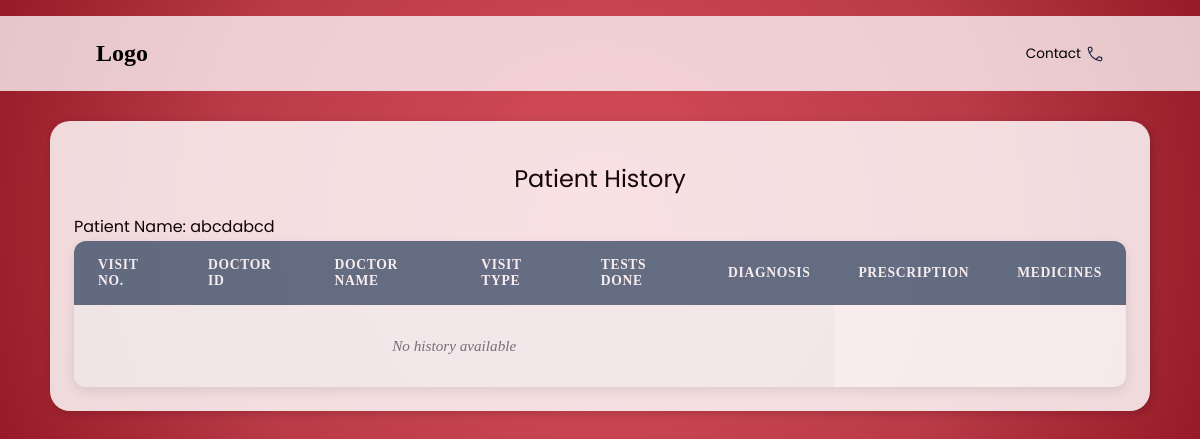
The app's page /view_patient_history/1, older data.
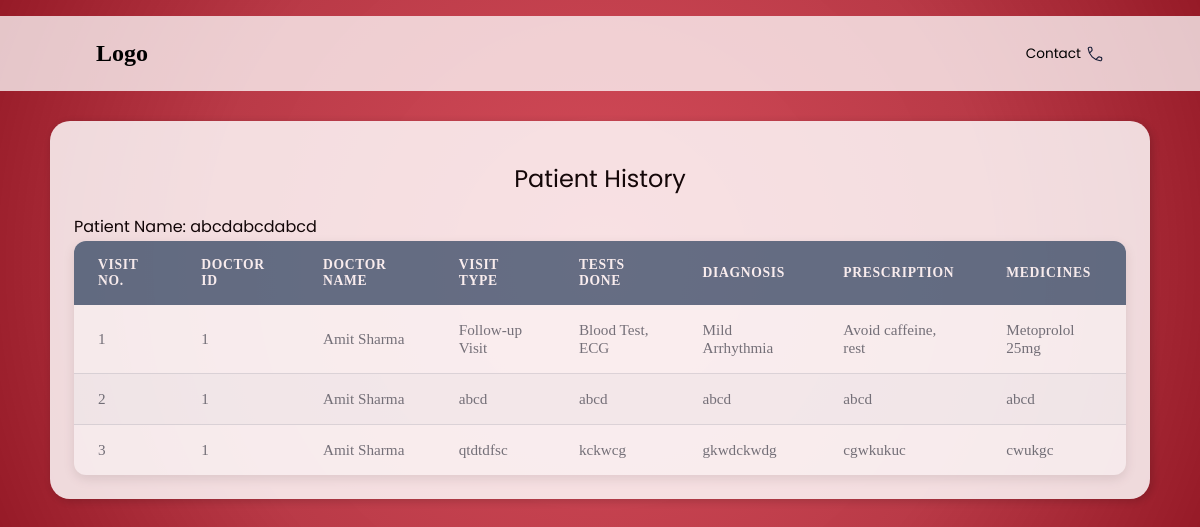
The same page, newer data.
### models.py (models this page shows)
class Patient(db.Model):
    PatientID = db.Column(db.Integer, primary_key=True)
    FirstName = db.Column(db.String,nullable=False)
    LastName = db.Column(db.String,nullable=False)
    Username= db.Column(db.String, nullable=False)
    Password = db.Column(db.String, nullable=False)
    appointments = db.relationship('Appointment', back_populates='patient', cascade="all, delete")
    histories = db.relationship('PatientHistory', back_populates='patient', cascade="all, delete")

class PatientHistory(db.Model):
    AppointmentID = db.Column(db.Integer, primary_key=True, autoincrement=True)
    PatientID = db.Column(db.Integer, db.ForeignKey('patient.PatientID'), nullable=False)
    DoctorID = db.Column(db.Integer)
    VisitType=db.Column(db.String,nullable=False)
    TestDone=db.Column(db.String)
    Diagnosis=db.Column(db.String,nullable=False)
    Prescription= db.Column(db.String,nullable=False)
    Medicines = db.Column(db.String,nullable=False)
    patient = db.relationship('Patient', back_populates='histories')

class Doctor(db.Model):
    DoctorID = db.Column(db.Integer, primary_key=True)
    FirstName = db.Column(db.String,nullable=False)
    LastName = db.Column(db.String,nullable=False)
    Username= db.Column(db.String, nullable=False)
    Password = db.Column(db.String, nullable=False)
    available=db.Column(db.String)
    Department = db.Column(db.String, db.ForeignKey('department.Department_name'), nullable=False)
    Position = db.Column(db.String)
    Experience = db.Column(db.Integer)
    Remarks = db.Column(db.String)
    photo = db.Column(db.String)
    appointments = db.relationship('Appointment', back_populates='doctor', cascade="all, delete")
    department_rel = db.relationship('Department', back_populates='doctors')

### routes/patient.py (the view)
@app.route("/view_patient_history/<int:patient_id>")
def view_patient_history(patient_id):
    patient = Patient.query.get_or_404(patient_id)
    history_entries = PatientHistory.query.filter_by(PatientID=patient_id).all()
    doctor_map = {
        entry.DoctorID: Doctor.query.get(entry.DoctorID)
        for entry in history_entries
    }
    return render_template(
        "view_patient_history.html",
        patient=patient,
        history=history_entries,
        doctor_map=doctor_map
    )

### templates/view_patient_history.html (shortened to what this page needs)
<!DOCTYPE html>
<html lang="en">
<head>
    <link rel="stylesheet" href="..\static\style.css">
</head>
<body>
    <header>
        <nav>
        <div class="logo">
            <h2>Logo</h2>
        </div>
        <div class="nav-icons">
            <ul>
            <li>Contact </li>
            </ul>
        </div>
        </nav>
    </header>
    <main>
        <div id="pageC">
            <div class="container">
                <div class="overview">
                    <h2>Patient History</h2>
                </div>
                <div class="content">
                    <p>Patient Name: {{ patient.FirstName }}</p>
                </div>
                <div class="appointments">
                    <table class="appointments-table">
                        <thead>
                            <tr>
                                <th>Visit No.</th>
                                <th>Doctor ID </th>
                                <th>Doctor Name </th>
                                <th>Visit Type</th>
                                <th>Tests Done</th>
                                <th>Diagnosis</th>
                                <th>Prescription</th>
                                <th>Medicines</th>
                            </tr>
                        </thead>
                        <tbody>
                        {% for entry in history %}
                        <tr>
                            <td>{{ loop.index }}</td>
                            <td>{{ entry.DoctorID }}</td>
                            <td>{{ doctor_map[entry.DoctorID].FirstName }} {{ doctor_map[entry.DoctorID].LastName }}</td>
                            <td>{{ entry.VisitType }}</td>
                            <td>{{ entry.TestDone }}</td>
                            <td>{{ entry.Diagnosis }}</td>
                            <td>{{ entry.Prescription }}</td>
                            <td>{{ entry.Medicines }}</td>
                        </tr>
                        {% else %}
                            <tr>
                                <td colspan="6">No history available</td>
                            </tr>
                        {% endfor %}
                        </tbody>
                    </table>
                </div>
            </div>
        </div>
    </main>
</body>
</html>

Row changes from the older to the newer data that the page shows:
changed Patient: FirstName "abcdabcd" → "abcdabcdabcd"
added PatientHistory: DoctorID "1", DoctorID.FirstName "Amit", DoctorID.LastName "Sharma", VisitType "Follow-up Visit", TestDone "Blood Test, ECG", Diagnosis "Mild Arrhythmia", Prescription "Avoid caffeine, rest", Medicines "Metoprolol 25mg"
added PatientHistory: DoctorID "1", DoctorID.FirstName "Amit", DoctorID.LastName "Sharma", VisitType "abcd", TestDone "abcd", Diagnosis "abcd", Prescription "abcd", Medicines "abcd"
added PatientHistory: DoctorID "1", DoctorID.FirstName "Amit", DoctorID.LastName "Sharma", VisitType "qtdtdfsc", TestDone "kckwcg", Diagnosis "gkwdckwdg", Prescription "cgwkukuc", Medicines "cwukgc"
Text that changed along with them:
text no longer shown: "No history available"
